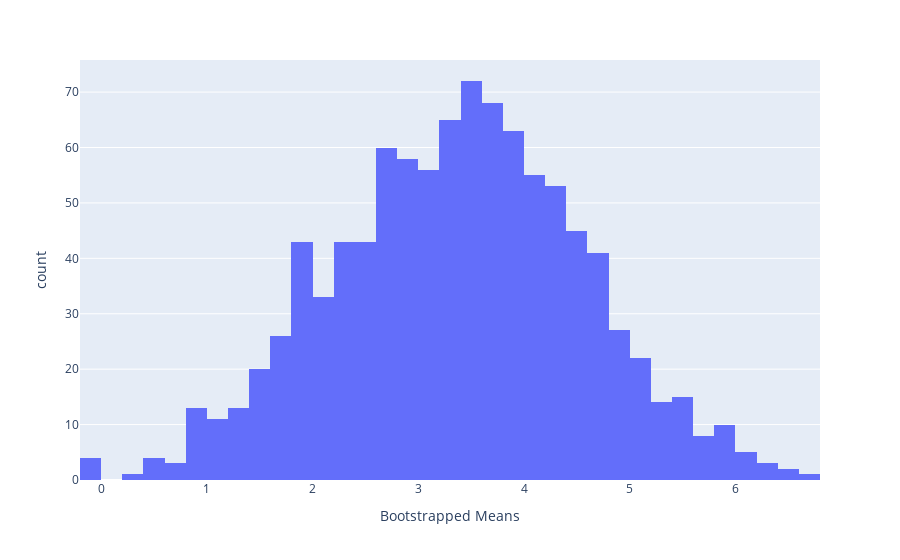

The notebook cell saved with this chart:
### Code cell
import numpy as np
import pandas as pd
import plotly.express as px

# Assuming 'df' is your DataFrame and you're interested in the difference between InitialHealthScore and FinalHealthScore
df['difference'] = df['FinalHealthScore'] - df['InitialHealthScore']

# Parameters for the bootstrap
N = 1000
boot_means = np.zeros(N)
np.random.seed()
# Bootstrap process
for i in range(N):
    boot_sample = np.random.choice(df['difference'], size=len(df['difference']), replace=True)
    boot_means[i] = np.mean(boot_sample)

# Plotting the distribution of bootstrap means
fig = px.histogram(pd.DataFrame({"Bootstrapped Means": boot_means}), x="Bootstrapped Means")
fig.show()

### Figure 1 — Plotly figure (JSON) as saved in the notebook; plotly's stock layout.template omitted (floating-point values rounded to 4 significant figures; data arrays with more than 128 entries replaced by an {"elided": "..."} marker saying what was removed)
{"data": [{"alignmentgroup": "True", "bingroup": "x", "hovertemplate": "Bootstrapped Means=%{x}<br>count=%{y}<extra></extra>", "legendgroup": "", "marker": {"color": "#636efa", "pattern": {"shape": ""}}, "name": "", "offsetgroup": "", "orientation": "v", "showlegend": false, "type": "histogram", "x": {"elided": "1000 float values"}, "xaxis": "x", "yaxis": "y"}], "layout": {"barmode": "relative", "legend": {"tracegroupgap": 0}, "margin": {"t": 60}, "xaxis": {"anchor": "y", "domain": [0, 1], "title": {"text": "Bootstrapped Means"}}, "yaxis": {"anchor": "x", "domain": [0, 1], "title": {"text": "count"}}}}
